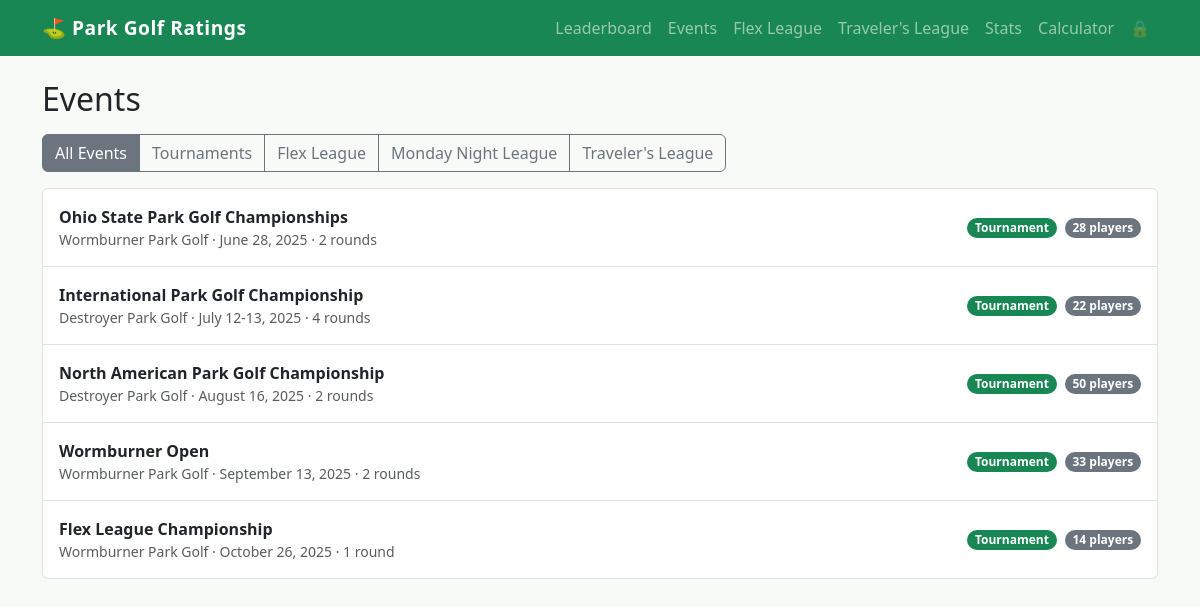
The app's page /events with its own data.
### tables this page shows
CREATE TABLE tournaments (
    id INTEGER PRIMARY KEY AUTOINCREMENT,
    name TEXT NOT NULL,
    course_id INTEGER NOT NULL,
    date TEXT NOT NULL,
    num_rounds INTEGER NOT NULL, sort_date TEXT, league TEXT,
    FOREIGN KEY (course_id) REFERENCES courses(id)
);

### app.py (the view)
@app.route('/events')
def events():
    db = get_db()
    tournaments = db.execute('''
        SELECT t.id, t.name, t.date, t.num_rounds, t.league,
               c.name AS course_name, c.course_rating,
               COUNT(DISTINCT r.player_id) AS num_players
        FROM tournaments t
        JOIN courses c ON c.id = t.course_id
        LEFT JOIN rounds r ON r.tournament_id = t.id
        GROUP BY t.id
        ORDER BY t.sort_date
    ''').fetchall()
    return render_template('events.html', tournaments=tournaments)

### app.py (called while the page is built)
def get_db():
    if 'db' not in g:
        g.db = sqlite3.connect(DATABASE)
        g.db.row_factory = sqlite3.Row
    return g.db

### templates/events.html (shortened to what this page needs)
{% extends 'base.html' %}
{% block content %}
<div class="d-flex justify-content-between align-items-center mb-3">
  <h2 class="mb-0">Events</h2>
</div>
<div class="btn-group mb-3" role="group" aria-label="Filter events">
  <button type="button" class="btn btn-outline-secondary active" id="filter-all">All Events</button>
  <button type="button" class="btn btn-outline-secondary" id="filter-tournament">Tournaments</button>
  <button type="button" class="btn btn-outline-secondary" id="filter-flex">Flex League</button>
  <button type="button" class="btn btn-outline-secondary" id="filter-monday">Monday Night League</button>
  <button type="button" class="btn btn-outline-secondary" id="filter-travelers">Traveler's League</button>
</div>
{% if tournaments %}
<div class="list-group" id="events-list">
  {% for t in tournaments %}
  <a href="{{ url_for('tournament', tournament_id=t.id) }}"
     class="list-group-item list-group-item-action d-flex justify-content-between align-items-center py-3"
     data-league-key="{% if t.league == 'Flex League' %}flex{% elif t.league == 'Monday Night League' %}monday{% elif t.league == "IPGAA Traveler's League" %}travelers{% else %}tournament{% endif %}">
    <div>
      <div class="fw-semibold">{{ t.name }}</div>
      <div class="text-muted small">{{ t.course_name }} · {{ t.date }} · {{ t.num_rounds }} round{% if t.num_rounds != 1 %}s{% endif %}</div>
    </div>
    <div class="d-flex align-items-center gap-2">
      {% if t.league %}
        <span class="badge rounded-pill
          {% if t.league == 'Flex League' %}bg-primary
          {% elif t.league == 'Monday Night League' %}bg-warning text-dark
          {% elif t.league == "IPGAA Traveler's League" %}bg-danger
          {% else %}bg-secondary{% endif %}">
          {{ t.league }}
        </span>
      {% else %}
        <span class="badge rounded-pill bg-success">Tournament</span>
      {% endif %}
      <span class="badge bg-secondary rounded-pill">{{ t.num_players }} players</span>
    </div>
  </a>
  {% endfor %}
</div>
{% endif %}
{% endblock %}

### templates/base.html (shortened to what this page needs)
<!doctype html>
<html lang="en">
<head>
  <link href="https://cdn.jsdelivr.net/npm/bootstrap@5.3.2/dist/css/bootstrap.min.css" rel="stylesheet">
  <link rel="stylesheet" href="{{ url_for('static', filename='style.css') }}">
</head>
<body>
  <nav class="navbar navbar-expand-lg navbar-dark bg-success">
    <div class="container">
      <a class="navbar-brand fw-bold" href="{{ url_for('index') }}">⛳ Park Golf Ratings</a>
      <div class="collapse navbar-collapse" id="nav">
        <ul class="navbar-nav ms-auto">
          <li class="nav-item"><a class="nav-link" href="{{ url_for('index') }}">Leaderboard</a></li>
          <li class="nav-item"><a class="nav-link" href="{{ url_for('events') }}">Events</a></li>
          <li class="nav-item"><a class="nav-link" href="{{ url_for('flex_league') }}">Flex League</a></li>
          <li class="nav-item"><a class="nav-link" href="{{ url_for('travelers_league') }}">Traveler's League</a></li>
          <li class="nav-item"><a class="nav-link" href="{{ url_for('stats') }}">Stats</a></li>
          <li class="nav-item"><a class="nav-link" href="{{ url_for('calculator') }}">Calculator</a></li>
          <li class="nav-item">
            {% if session.get('admin') %}
              <a class="nav-link text-warning fw-semibold" href="{{ url_for('logout') }}">Logout</a>
            {% else %}
              <a class="nav-link opacity-50 small" href="{{ url_for('login') }}" title="Admin login">🔒</a>
            {% endif %}
          </li>
        </ul>
      </div>
    </div>
  </nav>
  <div class="container mt-4 mb-5">
    {% block content %}{% endblock %}
  </div>
</body>
</html>

### static/style.css (style rules this page uses)
body { background: #f8faf8; }
.navbar-brand { font-size: 1.2rem; letter-spacing: 0.5px; }

### records on screen
tournaments: name "Ohio State Park Golf Championships", course_name "Wormburner Park Golf", date "June 28, 2025", num_rounds "2", num_players "28"
tournaments: name "International Park Golf Championship", course_name "Destroyer Park Golf", date "July 12-13, 2025", num_rounds "4", num_players "22"
tournaments: name "North American Park Golf Championship", course_name "Destroyer Park Golf", date "August 16, 2025", num_rounds "2", num_players "50"
tournaments: name "Wormburner Open", course_name "Wormburner Park Golf", date "September 13, 2025", num_rounds "2", num_players "33"
tournaments: name "Flex League Championship", course_name "Wormburner Park Golf", date "October 26, 2025", num_rounds "1", num_players "14"
